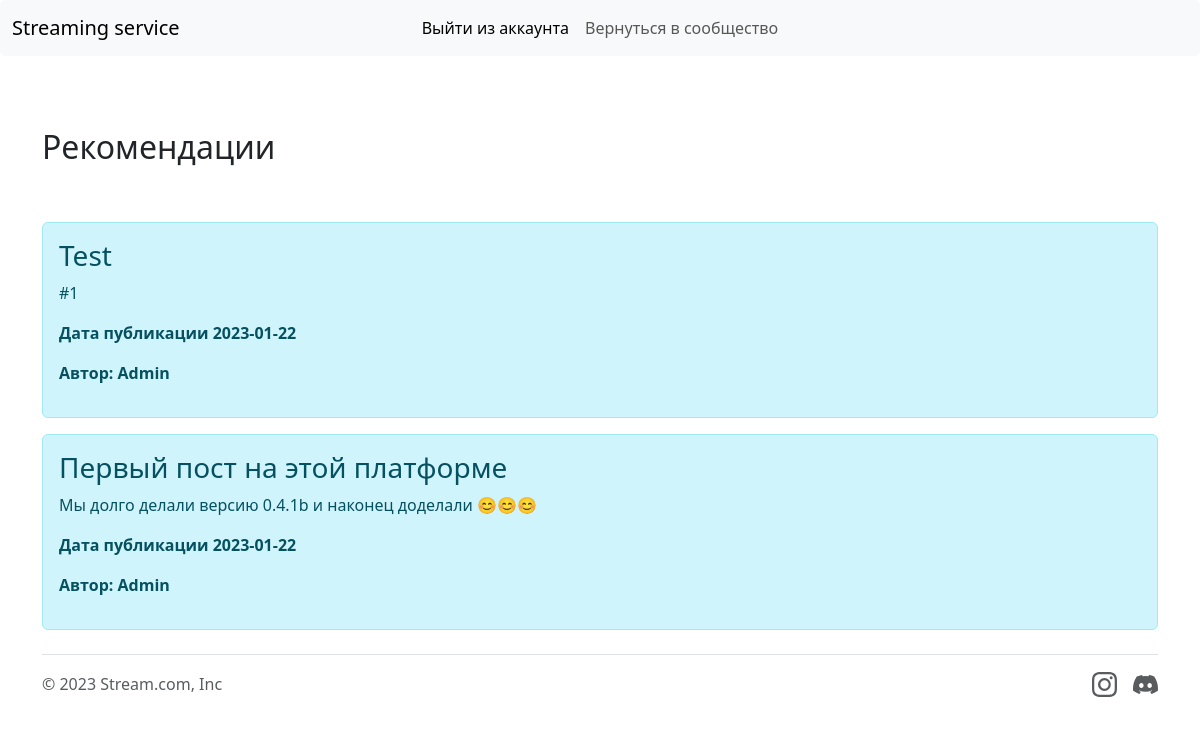
The page /social (signed in) on the database its author committed.
### server/main.py (models this page shows)
class Message(db.Model):
    id = db.Column(db.Integer, primary_key=True)
    title = db.Column(db.String(100), nullable=False)
    content = db.Column(db.Text, nullable=False)
    username = db.Column(db.String(100), nullable=False, default="Anonimus")
    date_posted = db.Column(db.DateTime, nullable=False, default=datetime.utcnow)

### server/main.py (the view)
@app.route('/social', methods=['GET', 'POST'])
@login_required
def social():
    message = Message.query.order_by(Message.date_posted.desc()).all()
    return render_template('social.html', message=message)

### server/main.py (called while the page is built)
@login_manager.user_loader
def load_user(user_id):
    return User.query.get(int(user_id))

### server/templates/social.html (shortened to what this page needs)
{% extends 'socialbase.html' %}
{% block content %}
<div class="container mt-5"><br>
    <h2>Рекомендации</h2><br><br>
   {% for post in message %}
    <div class="alert alert-info">
    <h3>{{ post.title }}</h3>
    <p>{{ post.content }}</p>
    <p><b>Дата публикации {{ post.date_posted.date() }}</b></p>
        <p><b>Автор: {{ post.username }}</b></p>
    </div>
    {% endfor %}
</div>
{% endblock %}

### rows shown on the page
Message: title "Test", content "#1", date_posted "2023-01-22", username "Admin"
Message: title "Первый пост на этой платформе", content "Мы долго делали версию 0.4.1b и наконец доделали 😊😊😊", date_posted "2023-01-22", username "Admin"
